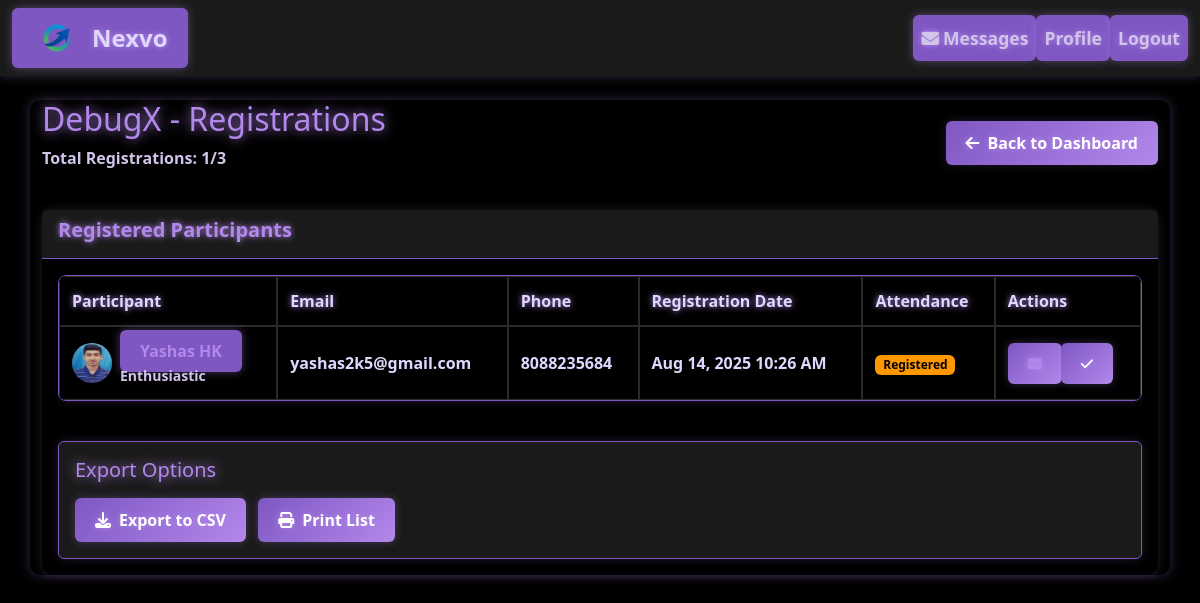
Page /event/10/registrations/ (signed in) on the committed database.
### events/models.py (models this page shows, shortened)
class Event(models.Model):
    title = models.CharField(max_length=200)
    description = models.TextField()
    organizer = models.ForeignKey(User, on_delete=models.CASCADE, related_name='organized_events')
    category = models.ForeignKey(Category, on_delete=models.CASCADE)
    date = models.DateTimeField()
    location = models.CharField(max_length=200)
    max_participants = models.IntegerField()
    registration_link = models.URLField(help_text="Google Form registration link")
    created_at = models.DateTimeField(auto_now_add=True)
    updated_at = models.DateTimeField(auto_now=True)
    start_time = models.DateTimeField()
    duration = models.IntegerField(default=60)
    image = models.ImageField(upload_to='event_posters/', blank=True, null=True)

class Registration(models.Model):
    user = models.ForeignKey(User, on_delete=models.CASCADE, default=1)
    name = models.CharField(max_length=100)
    email = models.EmailField()
    event = models.ForeignKey(Event, on_delete=models.CASCADE, related_name='registrations_real')
    registered_at = models.DateTimeField(auto_now_add=True)
    attended = models.BooleanField(default=False)
    responses = models.JSONField(default=dict)
    uploaded_file = models.FileField(upload_to='registration_files/', null=True, blank=True)
    registered_at = models.DateTimeField(auto_now_add=True)
    class Meta:
        unique_together = ('event', 'user')

class User(AbstractUser):
    USER_TYPES = (
        ('organizer', 'Organizer'),
        ('participant', 'Participant'),
    )
    user_type = models.CharField(max_length=20, choices=USER_TYPES)
    phone = models.CharField(max_length=15, blank=True, null=True)
    bio = models.TextField(max_length=500, blank=True, null=True)
    profile_picture = models.ImageField(upload_to='profile_pics/', blank=True)
    areas_of_interest = models.ManyToManyField('Category', blank=True)

### events/views.py (the view)
# urls.py: path('event/<int:event_id>/registrations/', views.event_registrations, name='event_registrations'),
@login_required
def event_registrations(request, event_id):
    event = get_object_or_404(Event, id=event_id)
    if event.organizer != request.user:
        messages.error(request, 'Access denied.')
        return redirect('home')
    registrations = Registration.objects.filter(event=event).order_by('-registered_at')
    context = {
        'event': event,
        'registrations': registrations,
    }
    return render(request, 'events/event_registrations.html', context)

### event_networking/context_processors.py (called while the page is built)
def unread_message_count(request):
    if request.user.is_authenticated:
        count = Message.objects.filter(receiver=request.user, is_read=False).count()
        return {'unread_message_count': count}
    return {'unread_message_count': 0}

### templates/events/event_registrations.html (shortened to what this page needs)
{% extends 'base.html' %}
{% block content %}
<div class="row">
    <div class="col-12">
        <div class="d-flex justify-content-between align-items-center mb-4">
            <div>
                <h2>{{ event.title }} - Registrations</h2>
                <p class="text-muted">Total Registrations: {{ registrations|length }}/{{ event.max_participants }}</p>
            </div>
            <a href="{% url 'organizer_dashboard' %}" class="btn btn-custom shadow-sm">
                <i class="fas fa-arrow-left me-2"></i>Back to Dashboard
            </a>
        </div>
    </div>
</div>
<div class="row">
    <div class="col-12">
        <div class="card shadow-sm">
            <div class="card-header bg-light">
                <h5>Registered Participants</h5>
            </div>
            <div class="card-body">
                {% if registrations %}
                <div class="table-responsive">
                    <table class="table table-hover table-striped border">
                        <thead>
                            <tr>
                                <th>Participant</th>
                                <th>Email</th>
                                <th>Phone</th>
                                <th>Registration Date</th>
                                <th>Attendance</th>
                                <th>Actions</th>
                            </tr>
                        </thead>
                        <tbody>
                            {% for registration in registrations %}
                            <tr>
                                <td>
                                    <div class="d-flex align-items-center">
                                        {% if registration.user.profile_picture %}
                                            <img src="{{ registration.user.profile_picture.url }}" class="rounded-circle me-2" width="40" height="40" alt="Profile Picture">
                                        {% else %}
                                            <i class="fas fa-user-circle fa-2x text-muted me-2"></i>
                                        {% endif %}
                                        <div>
                                            <strong>
                                                <a href="{% url 'participant_detail' registration.id %}">
                                                    {{ registration.user.get_full_name|default:registration.user.username }}
                                                </a>
                                            </strong>
                                            {% if registration.user.bio %}
                                                <br><small class="text-muted">{{ registration.user.bio|truncatewords:10 }}</small>
                                            {% endif %}
                                        </div>
                                    </div>
                                </td>
                                <td>{{ registration.user.email }}</td>
                                <td>{{ registration.user.phone|default:"-" }}</td>
                                <td>{{ registration.registered_at|date:"M d, Y g:i A" }}</td>
                                <td>
                                    {% if registration.attended %}
                                        <span class="badge bg-success">Attended</span>
                                    {% else %}
                                        <span class="badge bg-warning text-dark">Registered</span>
                                    {% endif %}
                                </td>
                                <td>
                                    <div class="btn-group btn-group-sm" role="group">
                                        <a href="{% url 'conversation' registration.user.id %}" class="btn btn-custom" title="Send Message">
                                            <i class="fas fa-envelope"></i>
                                        </a>
                                        {% if not registration.attended %}
                                        <button class="btn btn-custom" onclick="markAttended({{ registration.id }})" title="Mark Attended">
                                            <i class="fas fa-check"></i>
                                        </button>
                                        {% endif %}
                                    </div>
                                </td>
                            </tr>
                            {% endfor %}
                        </tbody>
                    </table>
                </div>
                <div class="mt-4 p-3 border rounded bg-light shadow-sm">
                    <h5 class="mb-3">Export Options</h5>
                    <button onclick="exportToCSV()" class="btn btn-custom me-2">
                        <i class="fas fa-download me-2"></i>Export to CSV
                    </button>
                    <button onclick="window.print()" class="btn btn-custom">
                        <i class="fas fa-print me-2"></i>Print List
                    </button>
                </div>
                {% else %}
                <div class="text-center p-5 border rounded shadow-sm">
                    <h5 class="text-muted">No registrations yet</h5>
                    <p class="text-muted">Participants will appear here once they register for your event.</p>
                </div>
                {% endif %}
            </div>
        </div>
    </div>
</div>
{% endblock %}

### static/css/custom.css (style rules this page uses)
.btn-custom { background: linear-gradient(135deg, #7e57c2, #b388eb); border: none !important; color: #fff; font-weight: bold; transition: all 0.3s ease; outline: none !important; box-shadow: 0 0 10px rgba(179, 136, 235, 0.4); border-radius: 6px !important; text-decoration: none !important; transform: translateZ(0); margin: 0; }
.container, .card, .modal-content, .form-control, .table, .dropdown-menu { background-color: #1a1a1a !important; color: #e0d7ff !important; border-color: #b388eb !important; }
label, h1, h2, h3, h4, h5, h6, .btn, .nav-link, .form-label { color: #b388eb !important; text-shadow: 0 0 6px #b388eb; }
.btn { background-color: #7e57c2 !important; border: none !important; color: #fff !important; }
table { background-color: #1a1a1a !important; color: #e0d7ff !important; }
th, td { border: 1px solid #b388eb !important; padding: 10px; }
th { background-color: #2a2a2a !important; color: #b388eb !important; }
body, h1, h2, h3, h4, h5, h6, p, span, a, li, td, th, label, button { color: white !important; }
body, .container, .card, .modal-content, .form-control, .dropdown-menu, .table, .list-group-item { background-color: #000 !important; color: #e0d7ff !important; border: none !important; }
body, h1, h2, h3, h4, h5, h6, p, span, a, li, td, th, label, button, input, select, textarea { color: #e0d7ff !important; }
h1, h2, h3, h4, h5 { color: #b388eb !important; text-shadow: 0 0 12px #b388eb; }
a, .btn, .nav-link { color: #fff !important; background-color: #7e57c2 !important; border: none !important; border-radius: 6px; padding: 10px 20px; text-decoration: none; box-shadow: 0 0 10px rgba(179, 136, 235, 0.4); transition: all 0.3s ease; }
.table th, .table td, .list-group-item { background-color: #000 !important; color: #e0d7ff !important; border-color: #2a2a2a !important; }
.btn-custom { background-color: #7e57c2 !important; color: #fff !important; border: none !important; }
table, th, td { background-color: #000 !important; color: #e0d7ff !important; border: 1px solid #7e57c2 !important; }
thead { background-color: #1a1a1a !important; color: #b388eb !important; text-shadow: 0 0 8px #b388eb; }
.table a { color: #b388eb !important; text-decoration: none; }
.table-striped > tbody > tr:nth-of-type(odd) { background-color: #111 !important; }

### templates/base.html (style rules this page uses)
body { background-color: #000; color: #e0d7ff; font-family: 'Segoe UI', sans-serif; }
h1, h2, h3, h4, h5 { color: #b388eb; text-shadow: 0 0 12px #b388eb; }
a, .btn { color: #fff; background-color: #7e57c2; border: none; border-radius: 6px; padding: 10px 20px; text-decoration: none; box-shadow: 0 0 10px rgba(179, 136, 235, 0.4); transition: all 0.3s ease; }
.container, .card, .modal-content { background-color: #1a1a1a; border-radius: 10px; box-shadow: 0 0 12px rgba(179, 136, 235, 0.3); }
.btn-custom { background-color: #7e57c2; color: #fff; border: none; }

### templates/events/event_registrations.html (style rules this page uses)
body, .container, .card, .form-control { background-color: #000 !important; color: #ffffff !important; font-family: 'Segoe UI', sans-serif; font-weight: bold; }
.card { background-color: #1a1a1a; border: 1px solid #7e57c2; border-radius: 12px; box-shadow: 0 0 12px rgba(179, 136, 235, 0.3); }
.card-header { background-color: #2a2a2a !important; border-bottom: 1px solid #7e57c2; color: #ffffff; }
.card-header h5 { color: #b388eb; text-shadow: 0 0 6px #b388eb; font-weight: bold; }
.card-body { color: #ffffff; }
.table { background-color: #0b0b0b; color: #ffffff; font-weight: bold; border-collapse: separate; border-spacing: 0; box-shadow: 0 0 10px rgba(179, 136, 235, 0.2); border-radius: 8px; overflow: hidden; }
.table th { background-color: #1a1a1a; color: #b388eb; text-shadow: 0 0 6px #b388eb; padding: 12px; border-bottom: 1px solid #7e57c2; }
.table td { background-color: #121212; color: #ffffff; padding: 12px; border-bottom: 1px solid #2a2a2a; vertical-align: middle; }
.badge.bg-warning { background-color: #ff9800 !important; color: #000 !important; font-weight: bold; }
.btn-custom { background-color: #4b2b6f; color: #ffffff; font-weight: bold; border: none; box-shadow: 0 0 8px rgba(179, 136, 235, 0.3); transition: all 0.2s ease-in-out; }
.bg-light { background-color: #1a1a1a !important; color: #ffffff !important; }
.border { border: 1px solid #7e57c2 !important; }
.shadow-sm { box-shadow: 0 0 10px rgba(179, 136, 235, 0.2) !important; }
a { color: #b388eb; text-decoration: none; font-weight: bold; }
.text-muted { color: #d1c4e9 !important; font-weight: bold; }
.table-responsive { border-radius: 8px; overflow-x: auto; }

### rows in the picture
Event: title "DebugX", max_participants "3"
Registration: user.profile_picture (picture), user.get_full_name "Yashas HK", user.bio "Enthusiastic", user.email "yashas2k5@gmail.com", user.phone "8088235684", registered_at "Aug 14, 2025 10:26 AM", attended "Registered"

### other values in the picture
{{ registrations|length }} "1"
